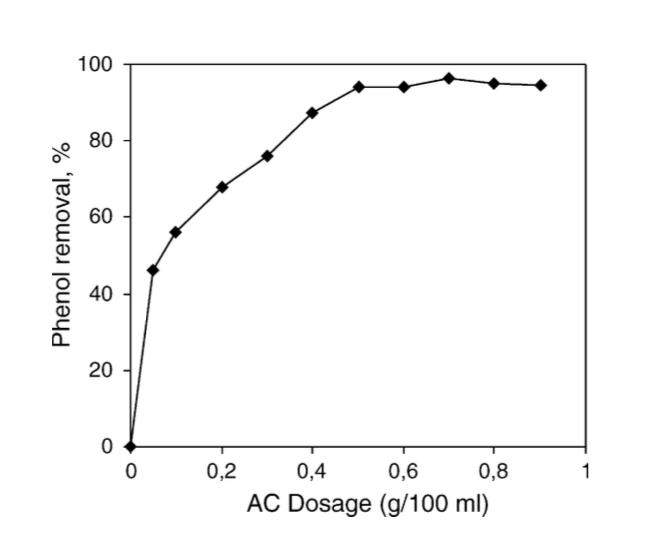
#> input picture data/real_images/isotherm1.png, 646 x 536 px, found by its file name
$ python find_axes.py
#> lines starting #> are read from the running program, lines starting #| are printed output that depends on the picture; after the words box and inside, x2 and y2 are one past the last pixel; in counts of white or black regions, pixels touching at a corner belong together
import cv2
import numpy as np
import matplotlib.pyplot as plt
import scipy.ndimage as ndimage
from PIL import Image
import pytesseract as tes

# [153 lines left out: functions match_yticks, match_xticks, get_xticks, get_yticks, iso_lines, med_spaced and 2 more, not called in this run]

if __name__ == '__main__':
    img = cv2.imread('isotherm1.png')
#> img is the input picture: shape (536, 646, 3); min 0, max 255, mean 248.8
    gray = cv2.cvtColor(img, cv2.COLOR_BGR2GRAY)
    r, bw = th3 = cv2.threshold(gray, 127, 255, cv2.THRESH_BINARY)
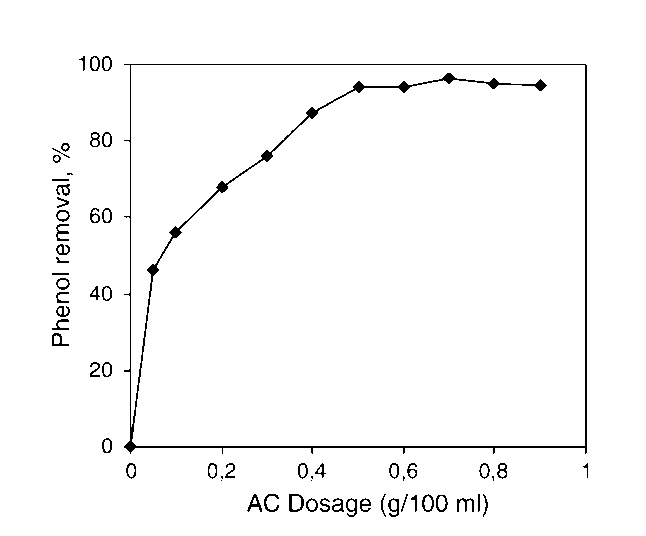
#> bw: shape (536, 646); 97.7% white; black in thin lines or dots, all inside (x1, y1, x2, y2) = (52, 56, 588, 517)
    nbw = (255-bw)

    # lines = cv2.HoughLines(nbw,1,np.pi/180,200)
    linesP = cv2.HoughLinesP(nbw, 1, np.pi/2, 2, minLineLength=nbw.shape[1]/10,
                             maxLineGap=3)[0]
#> linesP = [[124, 447, 586, 447]]

    xax_perf = np.array([1, 0.7, 0.8])
    yax_perf = np.array([0, 0.7, 0.2])

#> (the run stopped early here; a loop or call above may not have finished)

$ run again, with data/real_images/Example-Mobility.png copied over data/real_images/isotherm1.png
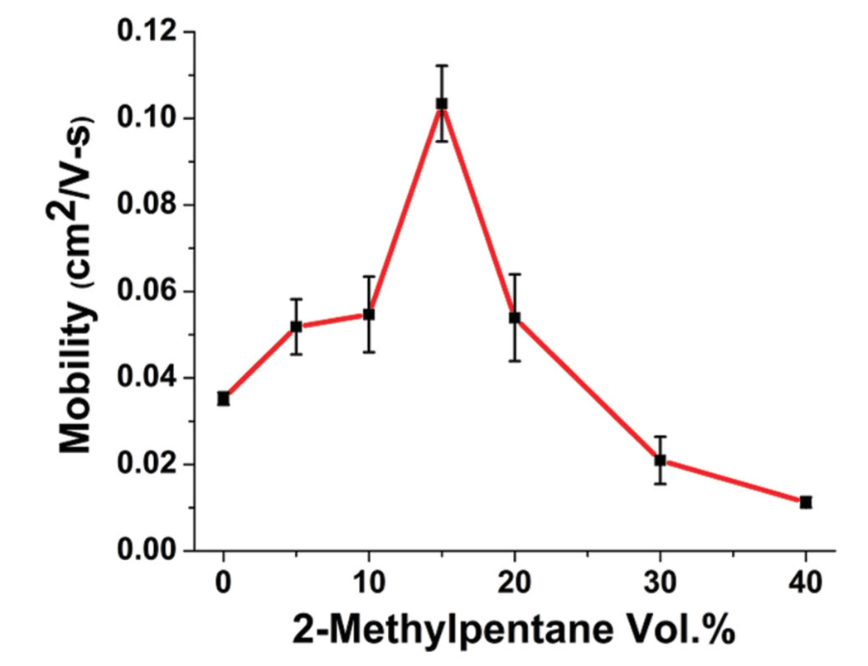
#> input picture data/real_images/Example-Mobility.png, 868 x 666 px, found by its file name
#> img is the input picture: shape (666, 868, 3); mean B, G, R 244.2, 244.2, 245.8
#> `r, bw = th3 = cv2.threshold(gray, 127, 255, cv2.THRESH_BINARY)`:
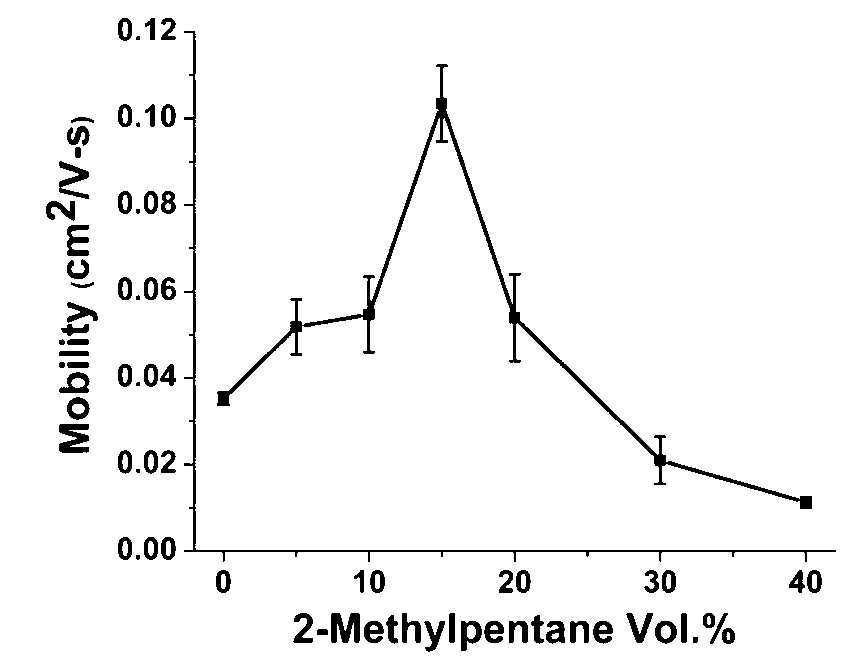
#> bw: shape (666, 868); 95.8% white; 79 black regions (7 under 20 px), largest, box (x1, y1, x2, y2) and area: (217, 64, 812, 509) 5732, (184, 31, 836, 562) 3111, (331, 613, 360, 643) 628
#> linesP = [[194, 551, 194, 31]]

$ run again, with data/real_images/dogdata.png copied over data/real_images/isotherm1.png
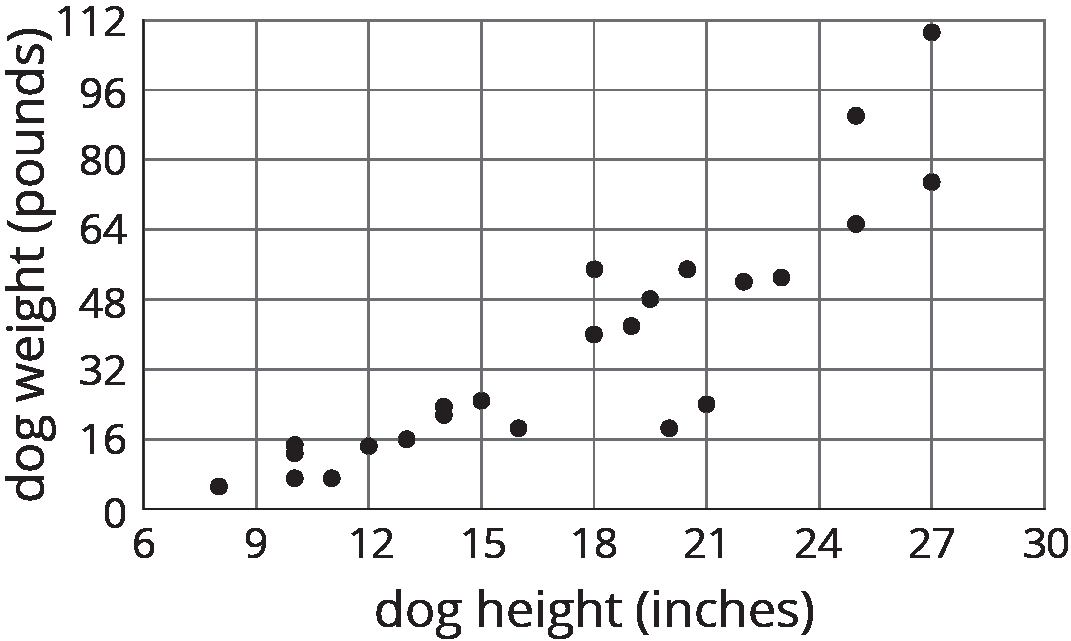
#> input picture data/real_images/dogdata.png, 1071 x 641 px, found by its file name
#> img is the input picture: shape (641, 1071, 3); mean B, G, R 240, 239.9, 240
#> `r, bw = th3 = cv2.threshold(gray, 127, 255, cv2.THRESH_BINARY)`:
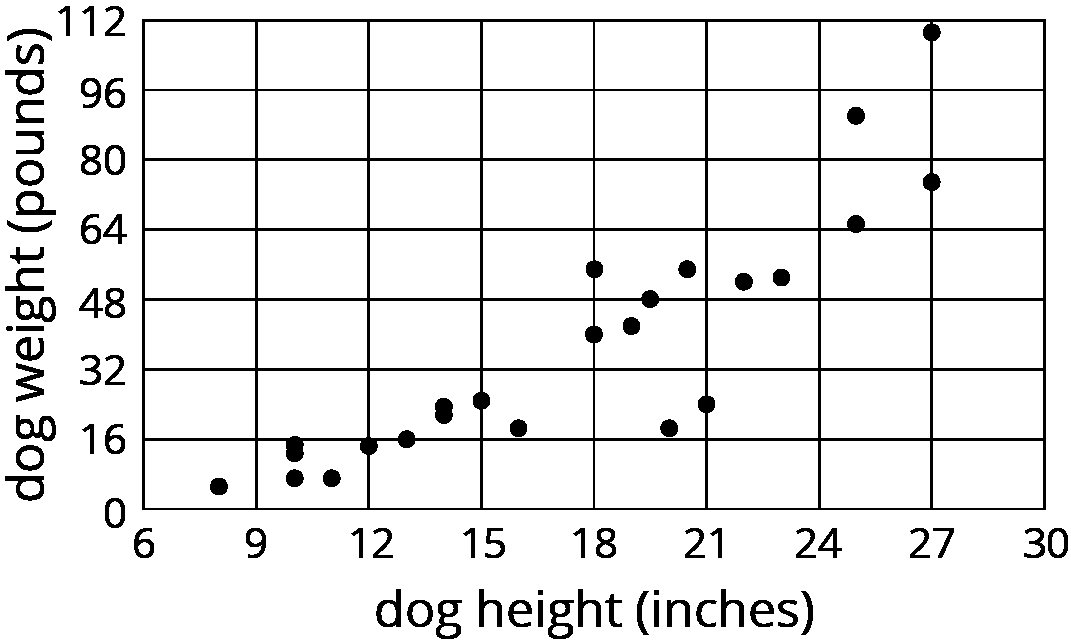
#> bw: shape (641, 1071); 91.8% white; 81 black regions, largest, box (x1, y1, x2, y2) and area: (142, 19, 1046, 510) 34455, (16, 296, 56, 322) 521, (16, 415, 56, 441) 521
#> linesP = [[142, 160, 1045, 160]]

$ run again, with data/real_images/example107.png copied over data/real_images/isotherm1.png
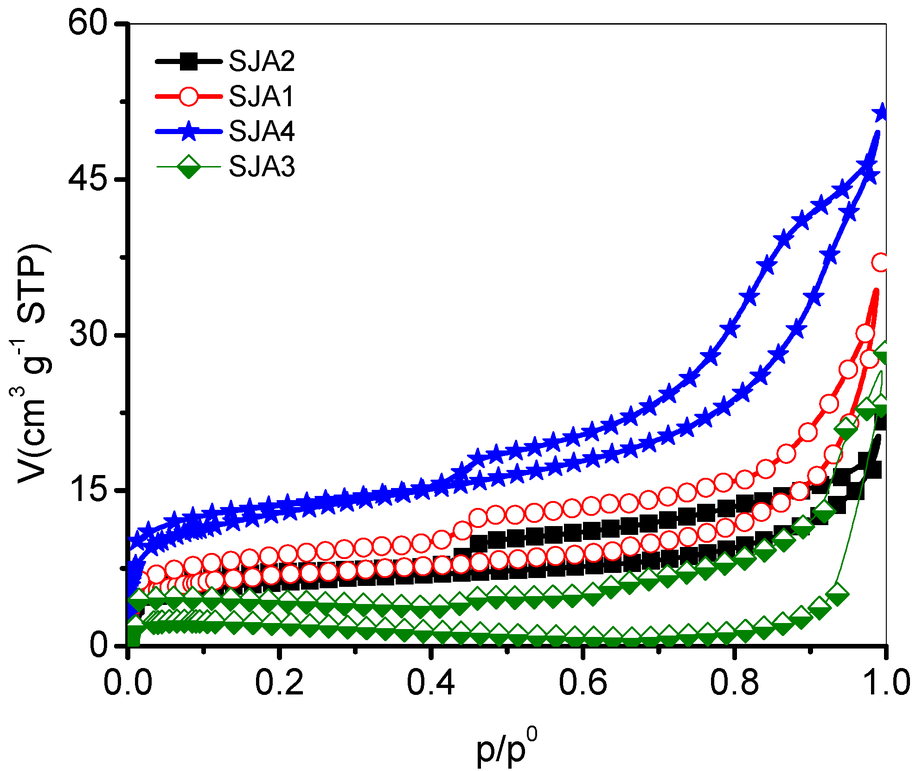
#> input picture data/real_images/example107.png, 916 x 771 px, shrunk from 1975 x 1662 before the run, found by its file name
#> img is the input picture: shape (771, 916, 3); mean B, G, R 233.2, 229.9, 229.9
#> `gray = cv2.cvtColor(img, cv2.COLOR_BGR2GRAY)`:
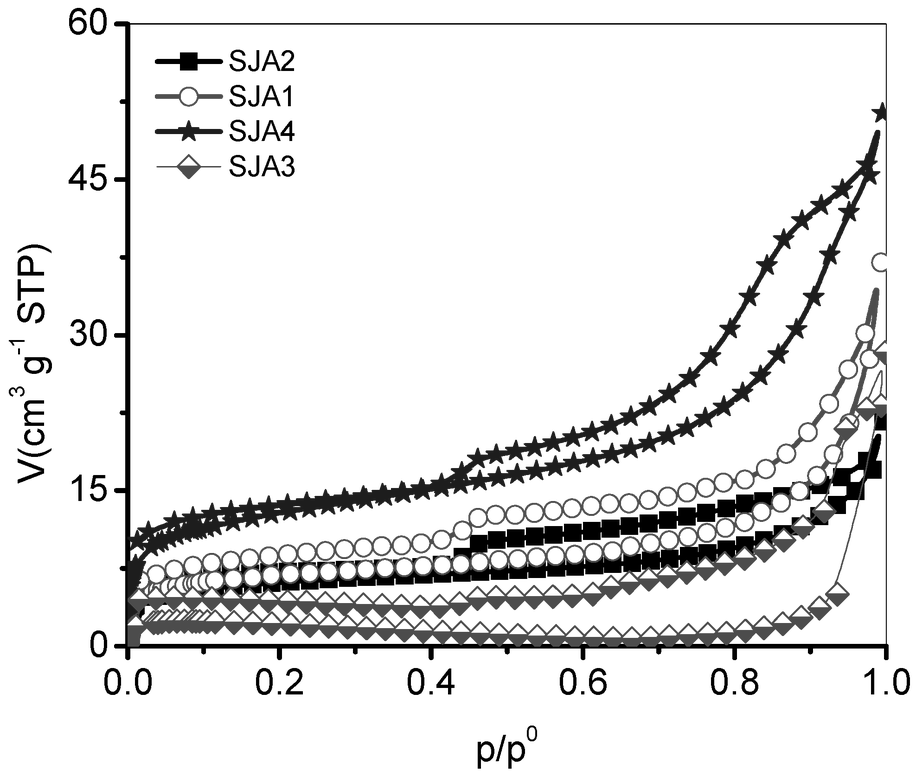
#> gray: shape (771, 916); min 0, max 255, mean 230.3
#> `r, bw = th3 = cv2.threshold(gray, 127, 255, cv2.THRESH_BINARY)`:
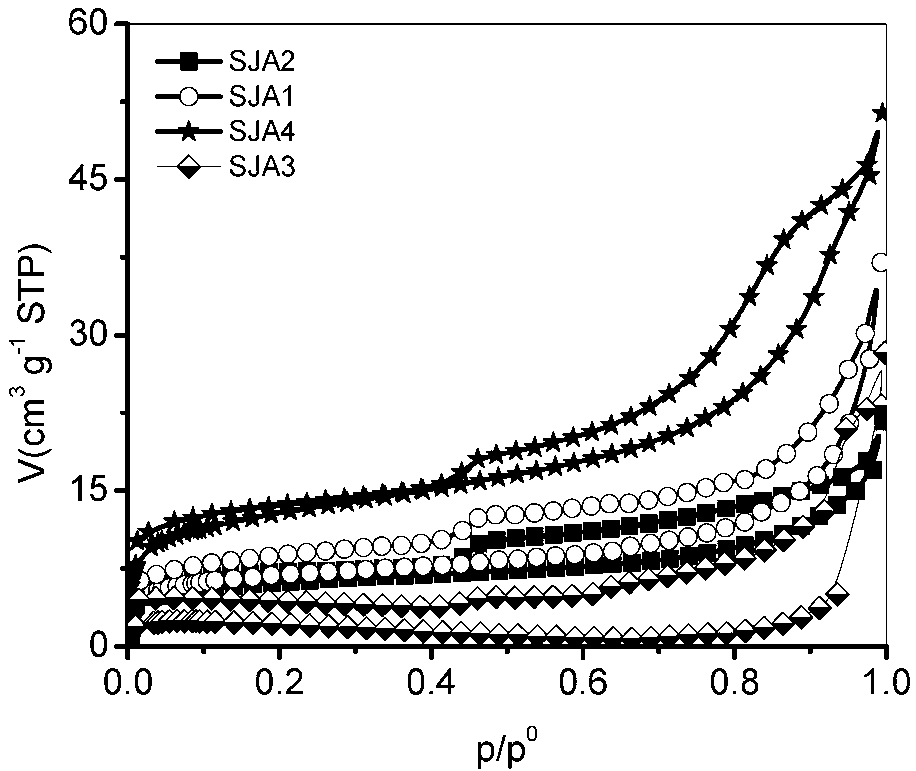
#> bw: shape (771, 916); 89.1% white; 63 black regions (7 under 20 px), largest, box (x1, y1, x2, y2) and area: (114, 21, 889, 660) 66907, (155, 52, 223, 71) 585, (155, 120, 223, 141) 465
#> linesP = [[128, 659, 128, 22]]
